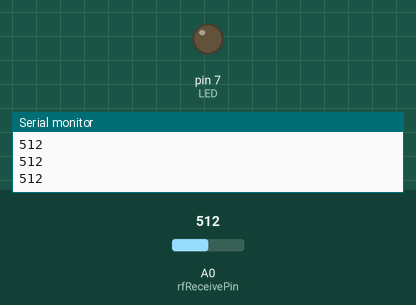
Simulated run of this sketch. Board: Arduino Uno, built with avr-gcc and run on an emulated ATmega328P. Parts: output pins drawn as LEDs (lit = HIGH), the last lines printed to the serial monitor. Inputs (shaded band) come from the test bench; at power-on: A0 (rfReceivePin) = 512.

Above: at 1.2 s.
1.3 s: A0 (rfReceivePin) set to 55
2.8 s: A0 (rfReceivePin) set to 45
At 3.9 s:
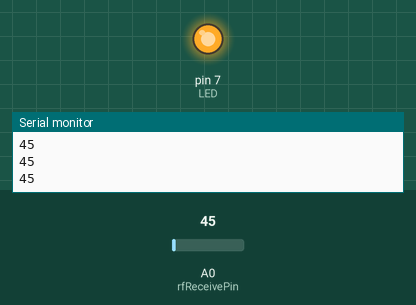
4.3 s: A0 (rfReceivePin) set to 80
At 5.3 s:
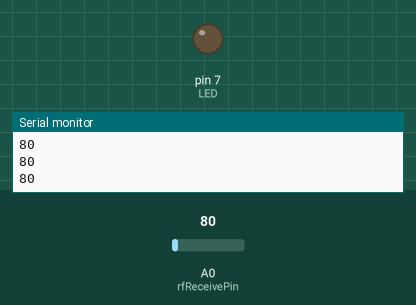
5.8 s: A0 (rfReceivePin) set to 40
At 6.4 s:
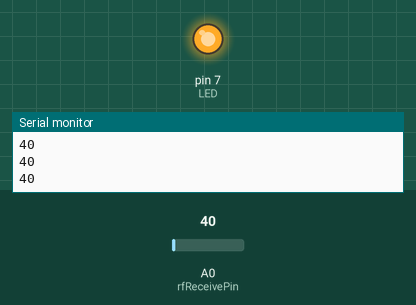
Timing chart, 0 to 8.3 s (numbered marks = the images above; inputs shaded):
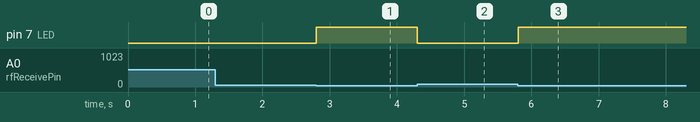

The sketch:

RF433_receiver_arduino.ino
```cpp
#define rfReceivePin A0  //RF Receiver pin = Analog pin 0

unsigned int data = 0;   // variable used to store received data
const unsigned int upperThreshold = 70;//upper threshold value
const unsigned int lowerThreshold = 50;  //lower threshold value

void setup(){
  pinMode(7, OUTPUT);  // LED
  Serial.begin(9600);
}

void loop(){
  data=analogRead(rfReceivePin);    //listen for data on Analog pin 0

  if(data>upperThreshold){
    digitalWrite(7, LOW);   //If a LOW signal is received, turn LED OFF
    Serial.println(data);
  }

  if(data<lowerThreshold){
    digitalWrite(7, HIGH);   //If a HIGH signal is received, turn LED ON
    Serial.println(data);
  }
}
```

Measured:
- the behaviour switches between 50 and 49 on A0 (rfReceivePin) (found by bisection; images 0 and 1)
- after the input at 2.8 s, pin 7 (LED): LOW → HIGH at once
- after the input at 4.3 s, pin 7 (LED): HIGH → LOW at once
- after the input at 5.8 s, pin 7 (LED): LOW → HIGH at once
